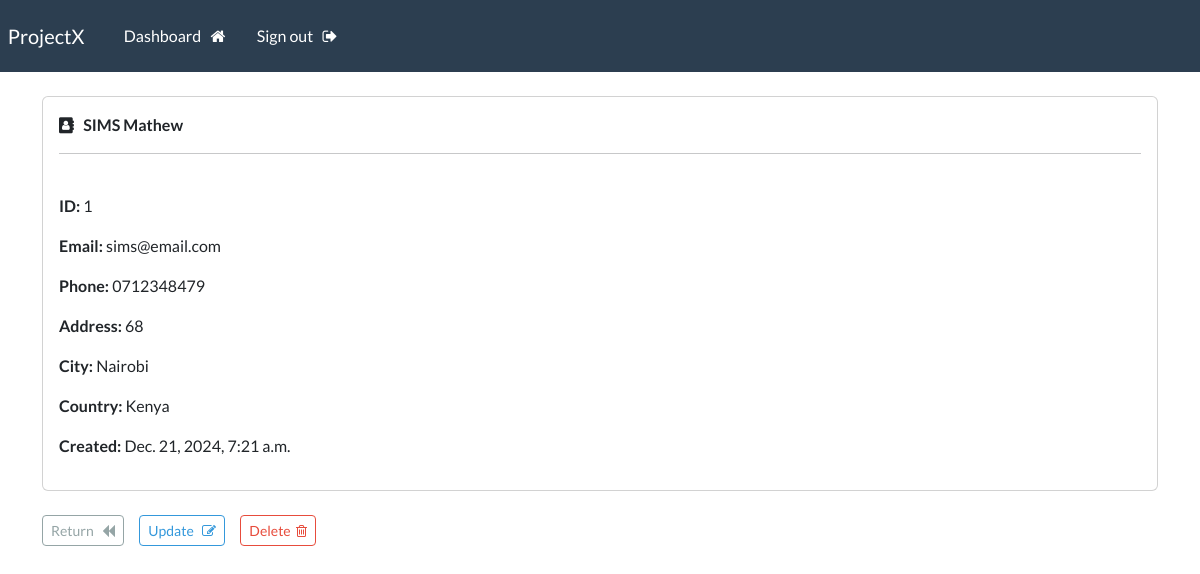
/view-record/1 (signed in), run on the app's committed database.
### webapp/models.py (models this page shows, shortened)
class Record(models.Model):
    creation_date = models.DateTimeField(auto_now_add=True)
    first_name = models.CharField(max_length=100)
    last_name = models.CharField(max_length=100)
    email = models.EmailField()
    phone = models.CharField(max_length=100)
    address = models.TextField()
    city = models.CharField(max_length=100)
    country = models.CharField(max_length=100)

### webapp/views.py (the view)
# urls.py: path('view-record/<int:pk>', views.view_record, name='view-record'),
@login_required(login_url='login')
def view_record(request, pk):
    record = Record.objects.get(id=pk)
    context = {'record':record}
    return render(request, 'webapp/view_record.html', context)

### webapp/templates/webapp/view_record.html (shortened to what this page needs)
{% extends 'webapp/base.html'%}
{% block content %}
<div class="card">
    <div class="card-body">
        <i class="fa fa-address-book" aria-hidden="true"></i>
    <strong>{{record.last_name|upper}} {{record.first_name}}</strong>
        <hr>
        <p><strong>ID: </strong> {{record.id}}</p>
        <p><strong>Email: </strong> {{record.email}}</p>
        <p><strong>Phone: </strong> {{record.phone}}</p>
        <p><strong>Address: </strong> {{record.address}}</p>
        <p><strong>City: </strong> {{record.city}}</p>
        <p><strong>Country: </strong> {{record.country}}</p>
        <p><strong>Created: </strong> {{record.creation_date}}</p>
    </div>
</div>
<br>
<a href="{% url 'dashboard'%}" class="btn btn-outline-secondary btn-sm"> Return &nbsp; <i class="fa fa-backward" aria-hidden="true"></i></a>
<a href="{% url 'update-record' record.id %}" class="btn btn-outline-info btn-sm">Update &nbsp; <i class="fa fa-pencil-square-o" aria-hidden="true"></i></a>
<a href="{% url 'delete-record' record.id %}" class="btn btn-outline-danger btn-sm">Delete &nbsp;<i class="fa fa-trash-o" aria-hidden="true"></i></a>
{% endblock %}

### data on the page
Record: last_name "SIMS", first_name "Mathew", id "1", email "sims@email.com", phone "0712348479", address "68", city "Nairobi", country "Kenya", creation_date "Dec. 21, 2024, 7:21 a.m."
